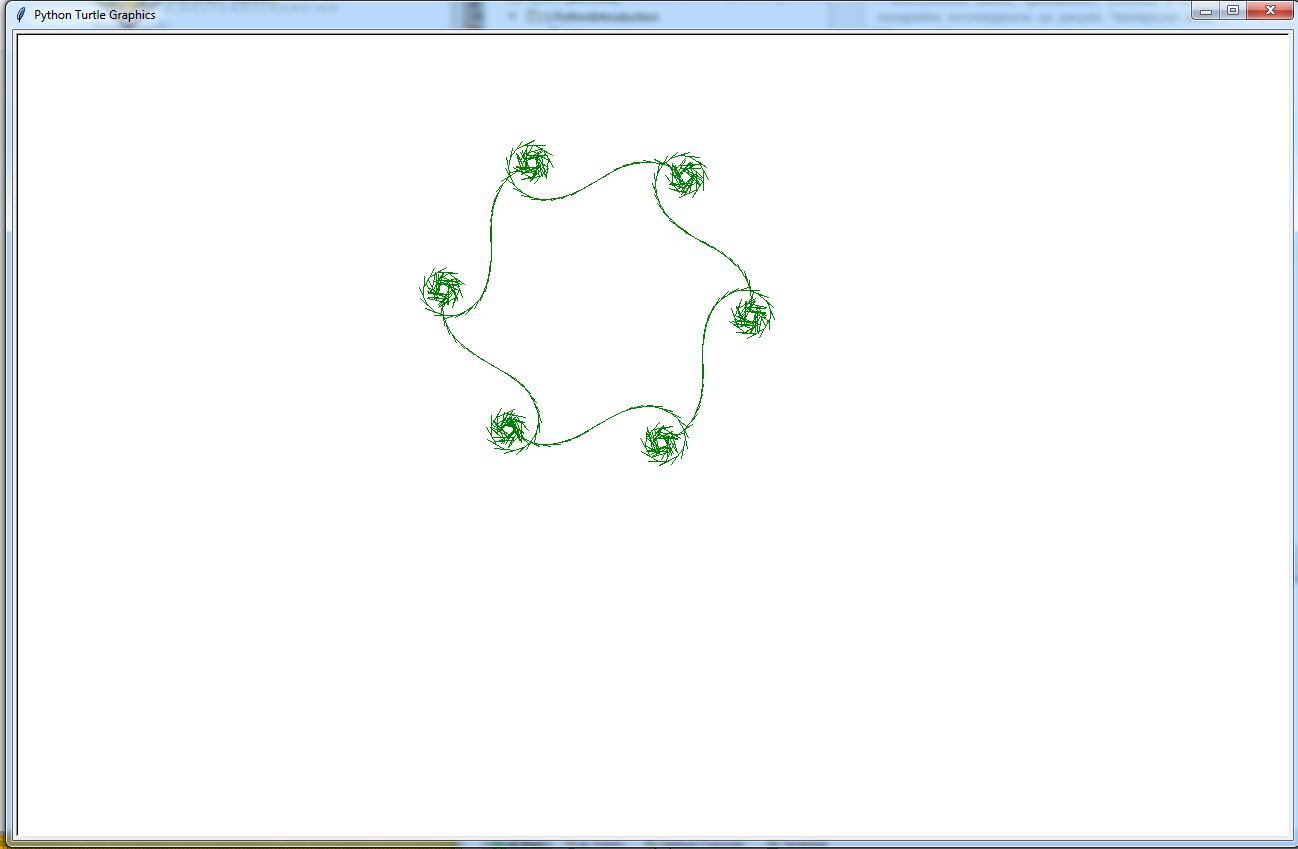

Write the Python code that produced this figure.
"""Използвайки цикли, аритметика, условни и логически оператори,
 накарайте костенурката да рисува "интересни неща".
"""
import turtle
turtle.color('green')
turtle.speed('fastest')

i = 100
while True:
    turtle.left(i)
    turtle.forward(10)
    turtle.backward(20)
    i -= 2
    if i == -20:
        i = 100
